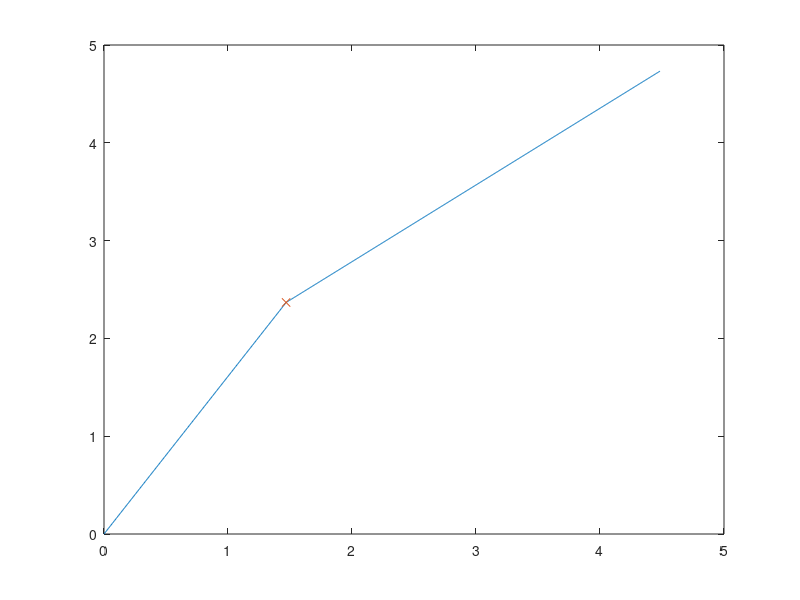

Source code (MATLAB): (Note: this script raises an error after producing the figure.)
clc
clear
RND = @(l, u) rand(1)*(u-l) + l;


%  Create test E-P uniform
start = 0;
stop = RND(3, 5);
span = stop-start;
mid_point = RND(start+0.2*span, stop - 0.3*span);
step = RND(0.001, 0.01);
amp = RND(2, 3);


k1 = amp/(mid_point - start);
k2 = amp/(stop - mid_point);

x1 = start : step : mid_point;
x2 = mid_point : step : stop;

y1 = k1*(x1 - mid_point);
y2 = k2*(x2 - mid_point);

x = [x1 x2];
y = [y1 y2] + 0.0;
mid_shift = -min(y);
y = y - min(y)

p = 1/2;

y_m = max(y)*p;
% y = y - y_m

clearvars x1 x2 y1 y2


plot(x, y)
hold on
plot(mid_point, mid_shift , 'x')
yline(y_m)


loop.E.p = x;
loop.P.p = y;
loop.I = y;

med = getting_median(loop);

yline(med)


getting_mean(loop)

y2 = y;
y2 = y2 - min(y2);

sum(y2.*x)/sum(y2)


















